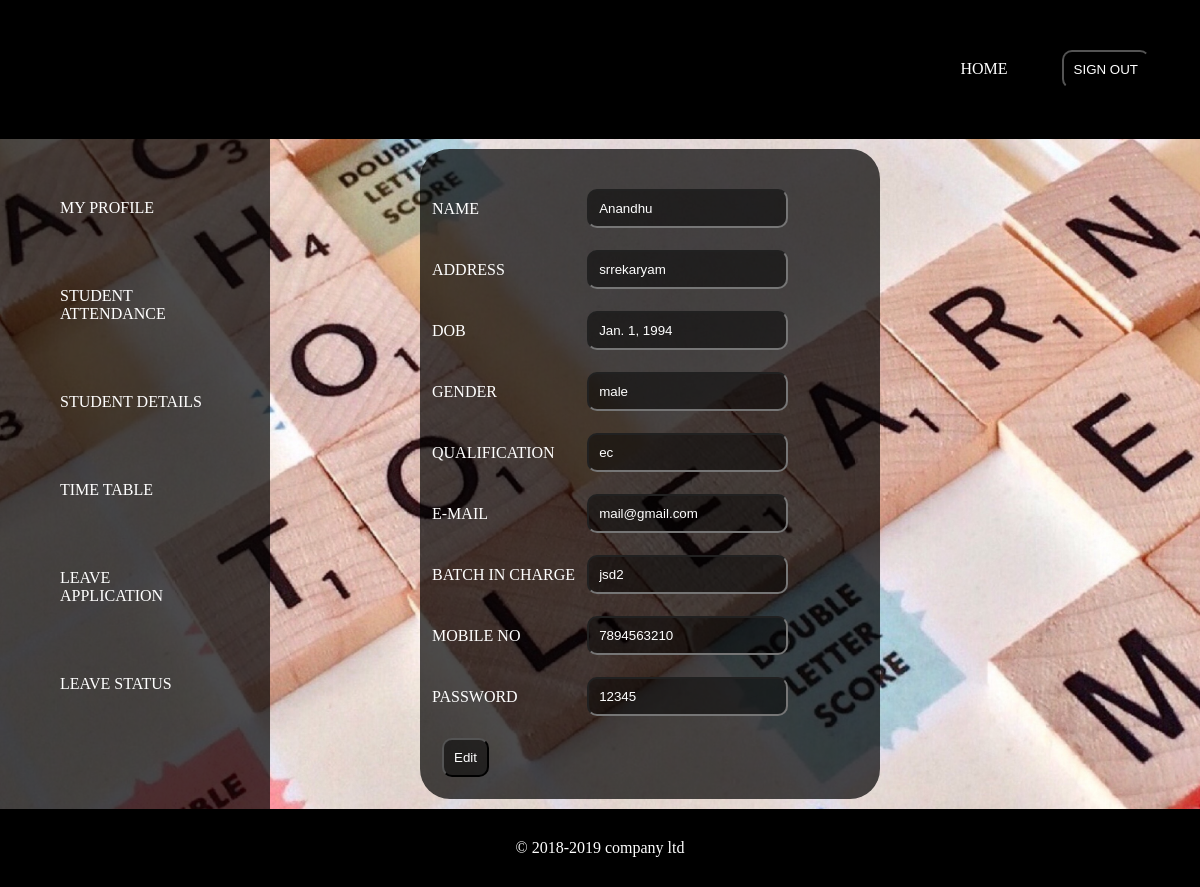
The page /facdetails (signed in) on the database its author committed.
### attapp/models.py (models this page shows)
class faculty (models.Model):
   facultyid=models.IntegerField(primary_key=True)
   username=models.CharField(max_length=20,null=True,blank=True)
   address=models.CharField(max_length=40,null=True,blank=True)
   dob=models.DateField(null=True,blank=True)
   gender=models.CharField(max_length=10,null=True,blank=True)
   qualification=models.CharField(max_length=20,null=True,blank=True)
   batchincharge=models.CharField(max_length=20,null=True,blank=True)
   email=models.CharField(max_length=20,null=True,blank=True)
   mobileno=models.IntegerField(null=True,blank=True)
   password=models.CharField(max_length=20,null=True,blank=True)

### attapp/views.py (the view)
# urls.py: path('facdetails',views.viewfacpro,name='facultydetails'),
def viewfacpro(request):
     queryset=faculty.objects.all().filter(username=request.session['usrname'])
     return render(request,'facultydetails.html',{'authors':queryset})

### attapp/templates/facultydetails.html (shortened to what this page needs)
<!doctype html>
<html>
     <head>
		    {% load static %}
			<link rel="stylesheet" href="{% static 'css/style2.css'%}">
	</head>
<body class="a">
	<div class="abc">
		<ul>
			<li><a href="{%url 'facultyhome'%}">HOME</a></li>
			<li>
				<form name="signup" action="{%url 'signout'%}" method="POST">
					<input type="submit"  class="frm1" value="SIGN OUT" name="signout">
				</form>
				</li>
		</ul>
	</div>
	<div style="display:inline-flex">
          <div class="form">
			  <ul>
					<li><a href="{%url 'facultydetails'%}">MY PROFILE</a></li>
					<li><a href="{%url 'facultystudattendance'%}">STUDENT ATTENDANCE</a></li>
					<li><a href="{%url 'facultyhome'%}">STUDENT DETAILS</a>
					   </li>
					<li><a href="#">TIME TABLE</a></li>
					<li><a href="{%url 'facultyleave'%}">LEAVE APPLICATION</a></li>
					<li><a href="{%url 'facultyleavestatus'%}">LEAVE STATUS</a></li>
				</div>
				<div class="form5">
					<form name="edit" action="{%url 'fedits'%}" method="POST">
					{%if authors%}
					{%for i in authors%}
					<table>
					<tr>
						<td>NAME</td>
						<td><input class="frm1"type="text" value="{{i.username}}"></td><br>
					</tr>
					<tr>
						<td>ADDRESS</td>
						<td><input class="frm1" type="text" value="{{i.address}}"></td>
					</tr>
					<tr>
						<td>DOB</td>
						<td><input class="frm1" type="text" value="{{i.dob}}"></td>
					</tr>
					<tr>
						<td>GENDER</td>
						<td><input class="frm1" type="text" value="{{i.gender}}"></td>
					</tr>
					<tr>
						<td>QUALIFICATION</td>
						<td><input class="frm1" type="text" value="{{i.qualification}}"></td>
					</tr>
					<tr>
						<td>E-MAIL</td>
						<td><input class="frm1" type="text" value="{{i.email}}"></td>
					</tr>
					<tr>
						<td>BATCH IN CHARGE</td>
						<td><input class="frm1" type="text" value="{{i.batchincharge}}"></td>
					</tr>
					<tr>
						<td>MOBILE NO</td>
						<td><input class="frm1" type="text" value="{{i.mobileno}}"></td>
					</tr>
					<tr>
						<td>PASSWORD</td>
						<td><input class="frm1" type="text" value="{{i.password}}"></td>
					</tr>
					<tr>
						<td>
							<input type="submit" name="submit" class="frm1" value="Edit">
						</td>
					</tr>
				</table>
					{%endfor %}
					{%endif %}
				</div>
			</div>
		<div class="ft">
      <footer>
	           <p>&copy 2018-2019 company ltd<p>
	  </footer>
 </div>
</body>
</html>

### attapp/static/css/style2.css (style rules this page uses)
* { margin:0px; padding:0px; }
.a { background-image:url("../img/001.jpg"); background-size:cover; }
.form5 { width:440px; padding:10px; margin:10px; margin-left:150px; background-color:rgba(0,0,0,0.7); border-radius:30px; text-align:justify; color:white; }
.form { width:250px; padding:10px; height:650px; background-color:rgba(0,0,0,0.7); text-align:left; }
.form ul li { padding:20px; margin:30px; list-style: none; border-radius: 20px; }
.abc { text-align:right; padding:20px; background-color: black; }
.abc ul li { display:inline-flex; padding:20px; }
.abc ul li a { color:white; text-decoration: none; }
.form ul li a { text-decoration: none; color:white; }
.frm1 { padding:10px; margin:10px; background-color:rgba(0,0,0,0.5); outline:none; color:white; border-radius:10px; }
.ft { background-color:black; text-align:center; color:white; padding:30px; }

### attapp/templates/facultydetails.html (style rules this page uses)
table { color:white; }

### rows shown on the page
faculty: username "Anandhu", address "srrekaryam", dob "Jan. 1, 1994", gender "male", qualification "ec", email "mail@gmail.com", batchincharge "jsd2", mobileno "7894563210", password "12345"
